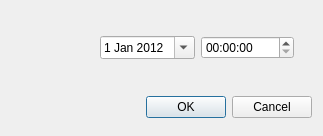
<?xml version="1.0" encoding="UTF-8"?>
<ui version="4.0">
 <class>frmInputDateTime</class>
 <widget class="QDialog" name="frmInputDateTime">
  <property name="geometry">
   <rect>
    <x>0</x>
    <y>0</y>
    <width>323</width>
    <height>136</height>
   </rect>
  </property>
  <property name="windowTitle">
   <string>Дата/время</string>
  </property>
  <property name="windowIcon">
   <iconset resource="../novelty_assistant.qrc">
    <normaloff>:/images/date_time_64.ico</normaloff>:/images/date_time_64.ico</iconset>
  </property>
  <layout class="QVBoxLayout" name="verticalLayout">
   <item>
    <widget class="QWidget" name="widget_2" native="true">
     <layout class="QHBoxLayout" name="horizontalLayout_2">
      <item>
       <widget class="QLabel" name="label">
        <property name="maximumSize">
         <size>
          <width>65</width>
          <height>16777215</height>
         </size>
        </property>
        <property name="text">
         <string/>
        </property>
        <property name="pixmap">
         <pixmap resource="../novelty_assistant.qrc">:/images/date_time_64.ico</pixmap>
        </property>
       </widget>
      </item>
      <item>
       <widget class="QWidget" name="widget" native="true">
        <layout class="QHBoxLayout" name="horizontalLayout">
         <item>
          <widget class="QDateEdit" name="dateEdit">
           <property name="enabled">
            <bool>true</bool>
           </property>
           <property name="readOnly">
            <bool>false</bool>
           </property>
           <property name="buttonSymbols">
            <enum>QAbstractSpinBox::UpDownArrows</enum>
           </property>
           <property name="minimumDate">
            <date>
             <year>2012</year>
             <month>1</month>
             <day>1</day>
            </date>
           </property>
           <property name="calendarPopup">
            <bool>true</bool>
           </property>
          </widget>
         </item>
         <item>
          <widget class="QTimeEdit" name="timeEdit"/>
         </item>
        </layout>
       </widget>
      </item>
     </layout>
    </widget>
   </item>
   <item>
    <widget class="QDialogButtonBox" name="buttonBox">
     <property name="maximumSize">
      <size>
       <width>16777215</width>
       <height>35</height>
      </size>
     </property>
     <property name="orientation">
      <enum>Qt::Horizontal</enum>
     </property>
     <property name="standardButtons">
      <set>QDialogButtonBox::Cancel|QDialogButtonBox::Ok</set>
     </property>
    </widget>
   </item>
  </layout>
 </widget>
 <resources>
  <include location="../novelty_assistant.qrc"/>
 </resources>
 <connections>
  <connection>
   <sender>buttonBox</sender>
   <signal>accepted()</signal>
   <receiver>frmInputDateTime</receiver>
   <slot>accept()</slot>
   <hints>
    <hint type="sourcelabel">
     <x>248</x>
     <y>254</y>
    </hint>
    <hint type="destinationlabel">
     <x>157</x>
     <y>274</y>
    </hint>
   </hints>
  </connection>
  <connection>
   <sender>buttonBox</sender>
   <signal>rejected()</signal>
   <receiver>frmInputDateTime</receiver>
   <slot>reject()</slot>
   <hints>
    <hint type="sourcelabel">
     <x>316</x>
     <y>260</y>
    </hint>
    <hint type="destinationlabel">
     <x>286</x>
     <y>274</y>
    </hint>
   </hints>
  </connection>
 </connections>
</ui>
